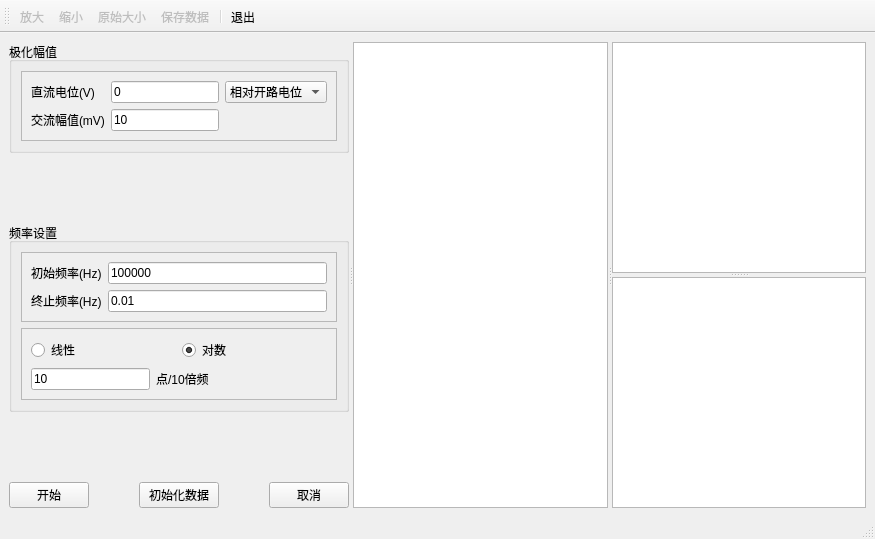
<?xml version="1.0" encoding="UTF-8"?>
<ui version="4.0">
 <class>FormZsw</class>
 <widget class="QMainWindow" name="FormZsw">
  <property name="geometry">
   <rect>
    <x>0</x>
    <y>0</y>
    <width>875</width>
    <height>539</height>
   </rect>
  </property>
  <property name="windowTitle">
   <string>MainWindow</string>
  </property>
  <widget class="QWidget" name="centralwidget">
   <layout class="QGridLayout" name="gridLayout_8">
    <item row="0" column="0">
     <widget class="QSplitter" name="splitter_3">
      <property name="orientation">
       <enum>Qt::Horizontal</enum>
      </property>
      <widget class="QWidget" name="layoutWidget">
       <layout class="QGridLayout" name="gridLayout_6">
        <item row="0" column="0">
         <widget class="QGroupBox" name="groupBox">
          <property name="title">
           <string>极化幅值</string>
          </property>
          <layout class="QGridLayout" name="gridLayout_2">
           <item row="0" column="0">
            <widget class="QScrollArea" name="scrollArea">
             <property name="widgetResizable">
              <bool>true</bool>
             </property>
             <widget class="QWidget" name="scrollAreaWidgetContents">
              <property name="geometry">
               <rect>
                <x>0</x>
                <y>0</y>
                <width>367</width>
                <height>85</height>
               </rect>
              </property>
              <layout class="QGridLayout" name="gridLayout">
               <item row="0" column="0">
                <widget class="QLabel" name="label_5">
                 <property name="text">
                  <string>直流电位(V)</string>
                 </property>
                </widget>
               </item>
               <item row="0" column="1">
                <widget class="QLineEdit" name="lineEdit_5">
                 <property name="text">
                  <string>0</string>
                 </property>
                </widget>
               </item>
               <item row="0" column="2">
                <widget class="QComboBox" name="comboBox">
                 <item>
                  <property name="text">
                   <string>相对开路电位</string>
                  </property>
                 </item>
                 <item>
                  <property name="text">
                   <string>相对SCE</string>
                  </property>
                 </item>
                </widget>
               </item>
               <item row="1" column="0">
                <widget class="QLabel" name="label_2">
                 <property name="text">
                  <string>交流幅值(mV)</string>
                 </property>
                </widget>
               </item>
               <item row="1" column="1">
                <widget class="QLineEdit" name="lineEdit_2">
                 <property name="text">
                  <string>10</string>
                 </property>
                </widget>
               </item>
               <item row="1" column="2">
                <spacer name="horizontalSpacer">
                 <property name="orientation">
                  <enum>Qt::Horizontal</enum>
                 </property>
                 <property name="sizeHint" stdset="0">
                  <size>
                   <width>40</width>
                   <height>20</height>
                  </size>
                 </property>
                </spacer>
               </item>
              </layout>
             </widget>
            </widget>
           </item>
          </layout>
         </widget>
        </item>
        <item row="1" column="0">
         <spacer name="verticalSpacer">
          <property name="orientation">
           <enum>Qt::Vertical</enum>
          </property>
          <property name="sizeHint" stdset="0">
           <size>
            <width>20</width>
            <height>40</height>
           </size>
          </property>
         </spacer>
        </item>
        <item row="2" column="0">
         <widget class="QGroupBox" name="groupBox_2">
          <property name="title">
           <string>频率设置</string>
          </property>
          <layout class="QGridLayout" name="gridLayout_5">
           <item row="0" column="0">
            <widget class="QScrollArea" name="scrollArea_2">
             <property name="widgetResizable">
              <bool>true</bool>
             </property>
             <widget class="QWidget" name="scrollAreaWidgetContents_2">
              <property name="geometry">
               <rect>
                <x>0</x>
                <y>0</y>
                <width>367</width>
                <height>85</height>
               </rect>
              </property>
              <layout class="QGridLayout" name="gridLayout_3">
               <item row="0" column="0">
                <widget class="QLabel" name="label">
                 <property name="text">
                  <string>初始频率(Hz)</string>
                 </property>
                </widget>
               </item>
               <item row="0" column="1">
                <widget class="QLineEdit" name="lineEdit">
                 <property name="text">
                  <string>100000</string>
                 </property>
                </widget>
               </item>
               <item row="1" column="0">
                <widget class="QLabel" name="label_3">
                 <property name="text">
                  <string>终止频率(Hz)</string>
                 </property>
                </widget>
               </item>
               <item row="1" column="1">
                <widget class="QLineEdit" name="lineEdit_3">
                 <property name="text">
                  <string>0.01</string>
                 </property>
                </widget>
               </item>
              </layout>
             </widget>
            </widget>
           </item>
           <item row="1" column="0">
            <widget class="QScrollArea" name="scrollArea_3">
             <property name="widgetResizable">
              <bool>true</bool>
             </property>
             <widget class="QWidget" name="scrollAreaWidgetContents_3">
              <property name="geometry">
               <rect>
                <x>0</x>
                <y>0</y>
                <width>367</width>
                <height>85</height>
               </rect>
              </property>
              <layout class="QGridLayout" name="gridLayout_4">
               <item row="0" column="0">
                <layout class="QHBoxLayout" name="horizontalLayout">
                 <item>
                  <widget class="QRadioButton" name="radioButton">
                   <property name="text">
                    <string>线性</string>
                   </property>
                  </widget>
                 </item>
                 <item>
                  <widget class="QRadioButton" name="radioButton_2">
                   <property name="text">
                    <string>对数</string>
                   </property>
                   <property name="checked">
                    <bool>true</bool>
                   </property>
                  </widget>
                 </item>
                </layout>
               </item>
               <item row="1" column="0">
                <layout class="QHBoxLayout" name="horizontalLayout_2">
                 <item>
                  <widget class="QLineEdit" name="lineEdit_4">
                   <property name="text">
                    <string>10</string>
                   </property>
                  </widget>
                 </item>
                 <item>
                  <widget class="QLabel" name="label_4">
                   <property name="text">
                    <string>点/10倍频</string>
                   </property>
                  </widget>
                 </item>
                 <item>
                  <spacer name="horizontalSpacer_2">
                   <property name="orientation">
                    <enum>Qt::Horizontal</enum>
                   </property>
                   <property name="sizeHint" stdset="0">
                    <size>
                     <width>88</width>
                     <height>20</height>
                    </size>
                   </property>
                  </spacer>
                 </item>
                </layout>
               </item>
              </layout>
             </widget>
            </widget>
           </item>
          </layout>
         </widget>
        </item>
        <item row="3" column="0">
         <spacer name="verticalSpacer_2">
          <property name="orientation">
           <enum>Qt::Vertical</enum>
          </property>
          <property name="sizeHint" stdset="0">
           <size>
            <width>20</width>
            <height>18</height>
           </size>
          </property>
         </spacer>
        </item>
        <item row="4" column="0">
         <layout class="QGridLayout" name="gridLayout_7">
          <item row="0" column="4">
           <widget class="QPushButton" name="btnCancel">
            <property name="text">
             <string>取消</string>
            </property>
           </widget>
          </item>
          <item row="0" column="1">
           <spacer name="horizontalSpacer_3">
            <property name="orientation">
             <enum>Qt::Horizontal</enum>
            </property>
            <property name="sizeHint" stdset="0">
             <size>
              <width>40</width>
              <height>20</height>
             </size>
            </property>
           </spacer>
          </item>
          <item row="0" column="0">
           <widget class="QPushButton" name="btnOk">
            <property name="text">
             <string>开始</string>
            </property>
           </widget>
          </item>
          <item row="0" column="2">
           <widget class="QPushButton" name="btnIniData">
            <property name="text">
             <string>初始化数据</string>
            </property>
           </widget>
          </item>
          <item row="0" column="3">
           <spacer name="horizontalSpacer_6">
            <property name="orientation">
             <enum>Qt::Horizontal</enum>
            </property>
            <property name="sizeHint" stdset="0">
             <size>
              <width>40</width>
              <height>20</height>
             </size>
            </property>
           </spacer>
          </item>
         </layout>
        </item>
       </layout>
      </widget>
      <widget class="QSplitter" name="splitter_2">
       <property name="orientation">
        <enum>Qt::Horizontal</enum>
       </property>
       <widget class="QChartView" name="chartView">
        <property name="minimumSize">
         <size>
          <width>0</width>
          <height>0</height>
         </size>
        </property>
       </widget>
       <widget class="QSplitter" name="splitter">
        <property name="maximumSize">
         <size>
          <width>16777215</width>
          <height>16777215</height>
         </size>
        </property>
        <property name="orientation">
         <enum>Qt::Vertical</enum>
        </property>
        <widget class="QTableView" name="tableView"/>
        <widget class="QPlainTextEdit" name="plainTextEdit"/>
       </widget>
      </widget>
     </widget>
    </item>
   </layout>
  </widget>
  <widget class="QStatusBar" name="statusbar"/>
  <widget class="QToolBar" name="toolBar">
   <property name="windowTitle">
    <string>toolBar</string>
   </property>
   <property name="toolButtonStyle">
    <enum>Qt::ToolButtonTextUnderIcon</enum>
   </property>
   <attribute name="toolBarArea">
    <enum>TopToolBarArea</enum>
   </attribute>
   <attribute name="toolBarBreak">
    <bool>false</bool>
   </attribute>
   <addaction name="actZoomIn"/>
   <addaction name="actZoomOut"/>
   <addaction name="actZoomReset"/>
   <addaction name="actSaveData"/>
   <addaction name="separator"/>
   <addaction name="actQuit"/>
  </widget>
  <action name="actZoomIn">
   <property name="enabled">
    <bool>false</bool>
   </property>
   <property name="icon">
    <iconset resource="res.qrc">
     <normaloff>:/images/images/418.bmp</normaloff>:/images/images/418.bmp</iconset>
   </property>
   <property name="text">
    <string>放大</string>
   </property>
   <property name="toolTip">
    <string>放大</string>
   </property>
  </action>
  <action name="actZoomOut">
   <property name="enabled">
    <bool>false</bool>
   </property>
   <property name="icon">
    <iconset resource="res.qrc">
     <normaloff>:/images/images/416.bmp</normaloff>:/images/images/416.bmp</iconset>
   </property>
   <property name="text">
    <string>缩小</string>
   </property>
   <property name="toolTip">
    <string>缩小</string>
   </property>
  </action>
  <action name="actZoomReset">
   <property name="enabled">
    <bool>false</bool>
   </property>
   <property name="icon">
    <iconset resource="res.qrc">
     <normaloff>:/images/images/414.bmp</normaloff>:/images/images/414.bmp</iconset>
   </property>
   <property name="text">
    <string>原始大小</string>
   </property>
   <property name="toolTip">
    <string>还原为原始大小</string>
   </property>
  </action>
  <action name="actQuit">
   <property name="icon">
    <iconset resource="res.qrc">
     <normaloff>:/images/images/132.bmp</normaloff>:/images/images/132.bmp</iconset>
   </property>
   <property name="text">
    <string>退出</string>
   </property>
   <property name="toolTip">
    <string>退出本系统</string>
   </property>
  </action>
  <action name="actSaveData">
   <property name="enabled">
    <bool>false</bool>
   </property>
   <property name="icon">
    <iconset resource="res.qrc">
     <normaloff>:/images/images/104.bmp</normaloff>:/images/images/104.bmp</iconset>
   </property>
   <property name="text">
    <string>保存数据</string>
   </property>
   <property name="toolTip">
    <string>保存数据</string>
   </property>
  </action>
 </widget>
 <customwidgets>
  <customwidget>
   <class>QChartView</class>
   <extends>QGraphicsView</extends>
   <header location="global">qchartview.h</header>
  </customwidget>
 </customwidgets>
 <resources>
  <include location="res.qrc"/>
 </resources>
 <connections>
  <connection>
   <sender>actQuit</sender>
   <signal>triggered()</signal>
   <receiver>FormZsw</receiver>
   <slot>close()</slot>
   <hints>
    <hint type="sourcelabel">
     <x>-1</x>
     <y>-1</y>
    </hint>
    <hint type="destinationlabel">
     <x>399</x>
     <y>299</y>
    </hint>
   </hints>
  </connection>
  <connection>
   <sender>btnCancel</sender>
   <signal>clicked()</signal>
   <receiver>FormZsw</receiver>
   <slot>close()</slot>
   <hints>
    <hint type="sourcelabel">
     <x>340</x>
     <y>486</y>
    </hint>
    <hint type="destinationlabel">
     <x>437</x>
     <y>269</y>
    </hint>
   </hints>
  </connection>
 </connections>
</ui>
